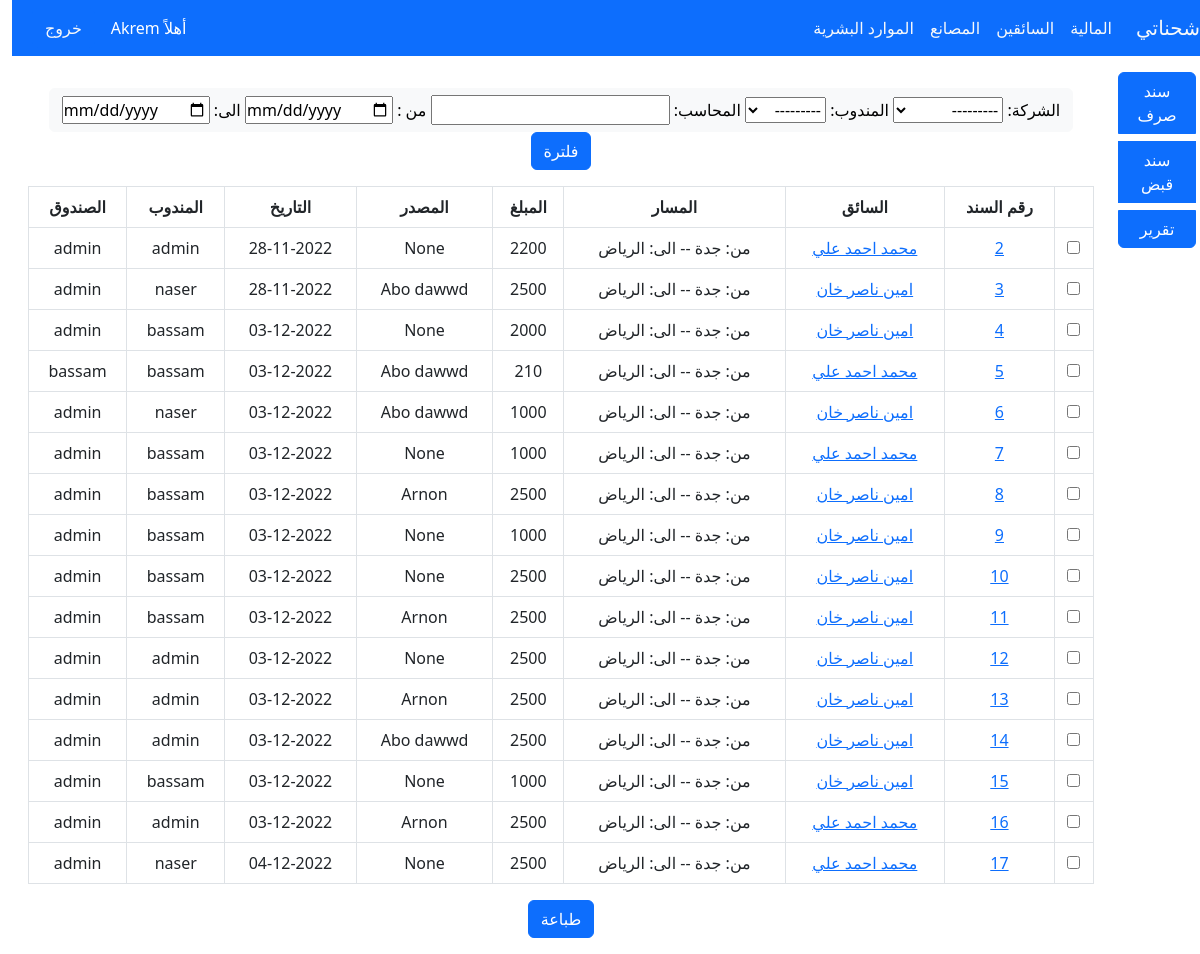
Page /financial/catch/ (signed in) on the committed database.
### companies/models.py (models this page shows)
class CompanyModel(models.Model):
    company_name = models.CharField(max_length=225,  help_text='اسم الشركة')
    company_id = models.BigAutoField(primary_key=True)
    company_city = models.CharField(max_length=225,  default='Dammam',help_text='مقر الشركة')
    charging_area = models.CharField( max_length=225, default='Jeddah', help_text='منطقة الشحن ')
    def __str__(self):
        return self.company_name

### financial/models.py (models this page shows, shortened)
class CatchReceipt(models.Model):
    catchReceipt_id= models.BigAutoField(primary_key=True)
    driver = models.ForeignKey(DriverModel, on_delete=models.CASCADE, null=True )
    source =  models.CharField(max_length=225,  default='جدة' , help_text=' المصدر' , blank=True )
    destination =  models.CharField(max_length=225,  default='الرياض' ,  help_text=' الوجهة', blank=True )
    company = models.ForeignKey(CompanyModel, on_delete=models.CASCADE, null=True , blank=True )
    date = models.DateTimeField(default=timezone.now, help_text=' التاريخ' , blank=True )
    amount =  models.CharField(max_length=225,  help_text=' الاجرة'  )
    overnight =  models.CharField(max_length=225,  default='0' ,  help_text=' المبات'  )
    return_fare =  models.CharField(max_length=225,  default='0' ,  help_text=' اجرة رجعة' )
    deduction =  models.CharField(max_length=225,  default='0' ,  help_text='خصم' )
    total_amount =  models.CharField(max_length=225,  default='0' ,  help_text='المجموع', null=True, blank=True )
    policy_number =  models.CharField(max_length=225,  default='' , help_text=' رقم البوليصة' , blank=True )
    notice_number =  models.CharField(max_length=225,  default='' , help_text=' رقم الاشعار' , blank=True )
    Shipment_id =  models.CharField(max_length=225,  default='' , help_text=' رقم الشحن' , blank=True )
    delegate =  models.ForeignKey(User, on_delete=models.CASCADE, null=True, help_text=' المندوب ')
    accountant =  models.CharField(max_length=225, null=True,help_text=' المحاسب ' )
    Truck_Reefers = 'تريلا براد'
    Truck_Flatbed  = 'سطحة'
    Truck_high_sides = 'جوانب عالي'
    Truck_Curtainsider = 'ستارة'
    lory_Flatbed= 'لوري عادي'
    lory_Reefers= 'لوري براد'
    dinah_Flatbed= 'يدنة عادي'
    dinah_Reefers= 'دينة براد'
    Vehicle = [
        (Truck_Reefers, 'تريلا براد'),
        (Truck_Flatbed, 'سطحة'),
        (Truck_high_sides, 'جوانب عالي'),
        (Truck_Curtainsider, 'ستارة'),
        (lory_Flatbed, 'لوري عادي'),
        (lory_Reefers, 'يدنة عادي'),
        (dinah_Flatbed, 'يدنة عادي'),
        (dinah_Reefers, 'دينة براد'),
    ]
    Vehicle_Type = models.CharField( choices=Vehicle, default=Truck_Flatbed,
        max_length=30, help_text='نوع السيارة(سطحة - جوانب) ....',  null=True, blank=True )
    branch = models.CharField(max_length=225,  default='المركز الرئيسي' , help_text=' الفرع' , blank=True, null=True, )
    payment_method = models.CharField( max_length=225,  default='نقداً' , help_text=' طريقة الدفع' , blank=True, null=True, )

### drivers/models.py (models this page shows)
class DriverModel(models.Model):
    driver_id = models.BigAutoField(primary_key=True)
    driver_name = models.CharField(max_length=225,  help_text='اسم السائق',  null=True, blank=True)
    Saudi_Arabia = 'Saudi'
    YEMEN = 'Yemeni'
    Syria = 'Syrian'
    Egypt = 'Egypt'
    Afghanistan = 'Afghanistan'
    Pakistan = 'Pakistani'
    Jordan = 'Jordanian'
    India = 'Indian'
    Other = 'other'
    countrys = [
        (Saudi_Arabia, 'Saudi'),
        (YEMEN, 'Yemeni'),
        (Syria, 'Syrian'),
        (Egypt, 'Egypt'),
        (Afghanistan, 'Afghanistan'),
        (Pakistan, 'Pakistani'),
        (Jordan, 'Jordanian'),
        (India, 'Indian'),
        (Other, 'other')
    ]
    driver_nationality = models.CharField(
        max_length=20, choices=countrys, default=Other,  help_text='جنسية السائق',  null=True, blank=True)
    driver_phone_number = models.CharField(
        max_length=16, help_text='رقم هاتف السائق ',  null=True, blank=True)
    Identification_Number = models.CharField(
        max_length=10,  help_text='رقم الهوية/الاقامة',  null=True, blank=True)
    truck_plate_number = models.CharField(
        max_length=8,  help_text='رقم لوحة الشاحنة',  null=True, blank=True)
    Truck_Reefers = 'تريلا براد'
    Truck_Flatbed  = 'سطحة'
    Truck_high_sides = 'جوانب عالي'
    Truck_Curtainsider = 'ستارة'
    lory_Flatbed= 'لوري عادي'
    lory_Reefers= 'لوري براد'
    dinah_Flatbed= 'يدنة عادي'
    dinah_Reefers= 'دينة براد'
    Vehicle = [
        (Truck_Reefers, 'تريلا براد'),
        (Truck_Flatbed, 'سطحة'),
        (Truck_high_sides, 'جوانب عالي'),
        (Truck_Curtainsider, 'ستارة'),
        (lory_Flatbed, 'لوري عادي'),
        (lory_Reefers, 'يدنة عادي'),
        (dinah_Flatbed, 'يدنة عادي'),
        (dinah_Reefers, 'دينة براد'),
    ]
    Vehicle_Type = models.CharField( choices=Vehicle, default=Truck_Flatbed,
        max_length=30, help_text='نوع السيارة(سطحة - جوانب) ....',  null=True, blank=True)
    Sequence_Number = models.CharField(
        max_length=30, help_text='الرقم التسلسلي من الاستمارة',  null=True, blank=True)
    Owner_car_id_number = models.CharField(
        max_length=10,  help_text='رقم هوية مالك السيارة',  null=True, blank=True)
    def __str__(self):
        return self.driver_name

### financial/views.py (the view)
# urls.py: path('financial/catch/',views.catch_receipt_list, name='catch_receipt_list' ),
@login_required(login_url='login')
def catch_receipt_list(request):
    if request.user.is_superuser:
        catch_receipt = CatchReceipt.objects.all()
    else:
        catch_receipt = CatchReceipt.objects.filter(accountant=request.user)
    myFilter = CatchFielter(request.GET, queryset=catch_receipt)
    catch_receipt = myFilter.qs
    return render(request, 'financial/catch/catch_receipt_list.html',{
        'catch_receipt':catch_receipt,
        'myFilter':myFilter,
        })

### templates/financial/catch/catch_receipt_list.html (shortened to what this page needs)
{% extends 'base.html' %}
{% block item %}
<div class="btn-group-vertical m-3 w-100" role="group" aria-label="Vertical button group">
    <a href="{% url 'add_catch_receipt' %}" class="btn btn-primary mb-2">سند صرف</a>
    <a href="#" class="btn btn-primary mb-2">سند قبض</a>
    <a href="{% url 'catch_receipt_list' %}" class="btn btn-primary mb-2">تقرير</a>
</div>
{% endblock %}
{% block content %}
<div class="table-responsive m-3 text-center">
    <div class="card-header m-3 ">
        <form method="GET" class="w-100">
            <div class="btn btn-light">
                الشركة: {{ myFilter.form.company }}
                المندوب: {{ myFilter.form.delegate }}
                المحاسب: {{ myFilter.form.accountant }}
                من : {{ myFilter.form.start_date }}
                الى: {{ myFilter.form.end_date }}
            </div>
            <input class="btn btn-primary " type="submit" value="فلترة"></a>
        </form>
    </div>
    <table class="table table-bordered" id="dataTable" width="100%" cellspacing="0">
        <form action="{% url 'check_list' %}" method="POST">
            <thead>
                <tr>
                    <th></th>
                    <th>رقم السند </th>
                    <th>السائق</th>
                    <th> المسار</th>
                    <th>المبلغ</th>
                    <th>المصدر</th>
                    <th>التاريخ</th>
                    <th>المندوب</th>
                    <th>الصندوق</th>
                </tr>
            </thead>
            <tbody>
                {% for item in catch_receipt %}
                <tr>
                    <td><input type="checkbox" name="{{ item.catchReceipt_id }}" id="check"></td>
                    <td><a href="{% url 'catch_receipt_details' item.catchReceipt_id%}">{{ item.catchReceipt_id }}</a>
                    </td>
                    <td><a href="{% url 'driver_details' item.driver.pk%}">{{ item.driver }}</a></td>
                    <td> من: {{ item.source }} -- الى: {{ item.destination }} </td>
                    <td>{{ item.total_amount }}</a></td>
                    <td>{{ item.company}} </td>
                    <td>{{ item.date|date:"d-m-Y" }} </td>
                    <td>{{ item.delegate}} </td>
                    <td>{{ item.accountant }}</td>
                    {% endfor %}
            </tbody>
    </table>
    <input class="btn btn-primary " type="submit" value="طباعة"></a>
</div>
{% endblock %}

### templates/base.html (shortened to what this page needs)
{% load static %}
<!doctype html>
<html lang="ar" dir="rtl">
<head>
    <link rel="stylesheet" href="https://cdn.jsdelivr.net/npm/bootstrap@5.2.3/dist/css/bootstrap.rtl.min.css"
>
    <link href="{% static 'css/style.css' %}" rel="stylesheet">
    <link rel="stylesheet" href="https://use.fontawesome.com/releases/v5.8.1/css/all.css">
</head>
<body>
    {% if user.is_authenticated %}
    <header>
       <nav class="navbar navbar-expand-lg bg-primary ">
            <div class="container-fluid ">
                <a class="navbar-brand text-light" href="{% url 'home' %}">شحناتي</a>
                <div class="collapse navbar-collapse" id="navbarSupportedContent">
                    <ul class="navbar-nav me-auto mb-2 mb-lg-0">
                        <li class="nav-item">
                            <a class="nav-link active text-light" aria-current="page"
                                href="{% url 'catch_receipt_list' %}">المالية</a>
                        </li>
                        <li class="nav-item">
                            <a class="nav-link active text-light" aria-current="page"
                                href="{% url 'driver_list' %}">السائقين</a>
                        </li>
                        <li class="nav-item">
                            <a class="nav-link active text-light" aria-current="page"
                                href="{% url 'company_list' %}">المصانع</a>
                        </li>
                        <li class="nav-item">
                            <a class="nav-link active text-light" aria-current="page"
                                href="{% url 'accounts_list' %}">الموارد البشرية</a>
                        </li>
                    </ul>
                    <div class="d-grid gap-2 d-md-flex justify-content-md-end">
                        {% if user.is_authenticated %}
                        <span class=" m-2 text-white">أهلاً {{ user.first_name }}</span>
                        <button class="btn btn-primary me-md-2" type="button"><a class="nav-link active text-light" aria-current="page"
                            href="{% url 'logout' %}">خروج</a>
                         </button>
                         {% else %}
                        <button class="btn btn-primary me-md-2" type="button"><a class="nav-link active text-light" aria-current="page"
                            href="{% url 'login' %}">تسجيل الدخول</a>
                         </button>
                        {% endif %}
                    </div>
                </div>
            </div>
        </nav>
        {% endif %}
    </header>
    <div class="row justify-content-start">
        <div class="col-1">
            {% block item %}
            {% endblock %}
        </div>
        <div class="col-11">
            {% block content %}
            {% endblock %}
        </div>
    </div>
</body>
</html>

### rows in the picture
CompanyModel: company "---------"
CatchReceipt: driver "محمد احمد علي", source "جدة", destination "الرياض", total_amount "2200", company "None", date "28-11-2022", delegate "admin", accountant "admin"
CatchReceipt: driver "امين ناصر خان", source "جدة", destination "الرياض", total_amount "2500", company "Abo dawwd", date "28-11-2022", delegate "naser", accountant "admin"
CatchReceipt: driver "امين ناصر خان", source "جدة", destination "الرياض", total_amount "2000", company "None", date "03-12-2022", delegate "bassam", accountant "admin"
CatchReceipt: driver "محمد احمد علي", source "جدة", destination "الرياض", total_amount "210", company "Abo dawwd", date "03-12-2022", delegate "bassam", accountant "bassam"
CatchReceipt: driver "امين ناصر خان", source "جدة", destination "الرياض", total_amount "1000", company "Abo dawwd", date "03-12-2022", delegate "naser", accountant "admin"
CatchReceipt: driver "محمد احمد علي", source "جدة", destination "الرياض", total_amount "1000", company "None", date "03-12-2022", delegate "bassam", accountant "admin"
CatchReceipt: driver "امين ناصر خان", source "جدة", destination "الرياض", total_amount "2500", company "Arnon", date "03-12-2022", delegate "bassam", accountant "admin"
CatchReceipt: driver "امين ناصر خان", source "جدة", destination "الرياض", total_amount "1000", company "None", date "03-12-2022", delegate "bassam", accountant "admin"
CatchReceipt: catchReceipt_id "10", driver "امين ناصر خان", source "جدة", destination "الرياض", total_amount "2500", company "None", date "03-12-2022", delegate "bassam", accountant "admin"
CatchReceipt: catchReceipt_id "11", driver "امين ناصر خان", source "جدة", destination "الرياض", total_amount "2500", company "Arnon", date "03-12-2022", delegate "bassam", accountant "admin"
CatchReceipt: catchReceipt_id "12", driver "امين ناصر خان", source "جدة", destination "الرياض", total_amount "2500", company "None", date "03-12-2022", delegate "admin", accountant "admin"
CatchReceipt: catchReceipt_id "13", driver "امين ناصر خان", source "جدة", destination "الرياض", total_amount "2500", company "Arnon", date "03-12-2022", delegate "admin", accountant "admin"
CatchReceipt: catchReceipt_id "14", driver "امين ناصر خان", source "جدة", destination "الرياض", total_amount "2500", company "Abo dawwd", date "03-12-2022", delegate "admin", accountant "admin"
CatchReceipt: catchReceipt_id "15", driver "امين ناصر خان", source "جدة", destination "الرياض", total_amount "1000", company "None", date "03-12-2022", delegate "bassam", accountant "admin"
CatchReceipt: catchReceipt_id "16", driver "محمد احمد علي", source "جدة", destination "الرياض", total_amount "2500", company "Arnon", date "03-12-2022", delegate "admin", accountant "admin"
CatchReceipt: catchReceipt_id "17", driver "محمد احمد علي", source "جدة", destination "الرياض", total_amount "2500", company "None", date "04-12-2022", delegate "naser", accountant "admin"

### other values in the picture
{{ user.first_name }} "Akrem"
